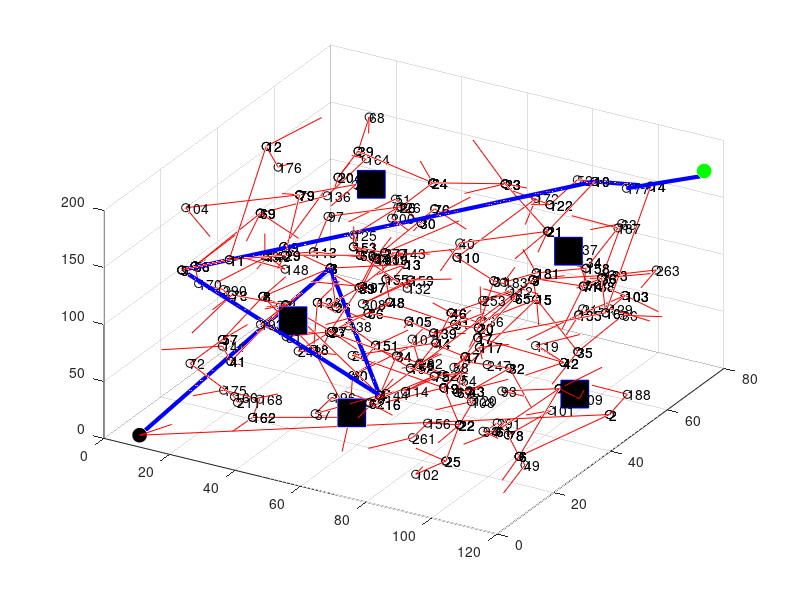

Reproduce this figure in MATLAB.
% % An example of rapidly-exploring random trees and path planning in 2-D
% % Ref: "Rapidly-Exploring Random Trees: A New Tool for Path Planning",
% % Steven M. LaValle, 1998
%~~~~
% Code can also be converted to function with input format
% [tree, path] = RRT(K, xMin, xMax, yMin, yMax, xInit, yInit, xGoal, yGoal, thresh)
% K is the number of iterations desired.
% xMin and xMax are the minimum and maximum values of x
% yMin and yMax are the minimum and maximum values of y
% xInit and yInit is the starting point of the algorithm
% xGoal and yGoal are the desired endpoints
% thresh is the allowed threshold distance between a random point the the
% goal point.
% Output is the tree structure containing X and Y vertices and the path
% found obtained from Init to Goal
%~~~~ 
% Written by: Omkar Halbe, Technical University of Munich, 31.10.2015
%~~~~ 
clear all; close all;
K=2000;
xMin=10; xMax=120;
yMin=1; yMax=73;
zMin=8; zMax=186;


pObstacles =[ 101.3393   48.9491   20.8392
   69.5211    7.0780   58.1964
   95.1998   53.8065  133.1433
   30.5401   58.9710  137.2822
   46.7674   12.6221  113.0750];

xOb=pObstacles(:,1); 
 
yOb=pObstacles(:,2);
 
zOb=pObstacles(:,3);
 
% obj=VideoWriter('rrtanimate','MPEG-4');
% obj.Quality=100;
% obj.FrameRate=20;
% open(obj)

xInit=xMin; yInit=yMin; zInit=zMin; %initial point for planner
xGoal=xMax; yGoal=yMax;  zGoal=zMax; %goal for planner


thresh=20;           %acceptable threshold for solution
tree.vertex(1).x = xInit;
tree.vertex(1).y = yInit;
tree.vertex(1).z = zInit;

tree.vertex(1).xPrev = xInit;
tree.vertex(1).yPrev = yInit;
tree.vertex(1).zPrev = zInit;

tree.vertex(1).dist=0;
tree.vertex(1).ind = 1; tree.vertex(1).indPrev = 0;
xArray=xInit; yArray = yInit; zArray = zInit;
figure(1); hold on; grid on;


plot3(xInit, yInit, zInit, 'ko', 'MarkerSize',10, 'MarkerFaceColor','k');
plot3(xGoal, yGoal, zGoal, 'go', 'MarkerSize',10, 'MarkerFaceColor','g');
plot3(xOb,  yOb, zOb, 'bs', 'MarkerSize',20, 'MarkerFaceColor','k');
% f=getframe(gcf);
% writeVideo(obj,f);
view(30,40)
for iter = 2:K
    
    distOb=zeros(1,length(xOb));
    
    while min(distOb)<5
        
        xRand = xMin+(xMax-xMin)*rand;
        yRand = yMin+(yMax-yMin)*rand;
        zRand = zMin+(zMax-zMin)*rand;
        for j = 1:length(distOb)
            distOb(j) = sqrt( (xRand-xOb(j))^2 + (yRand-yOb(j))^2+(zRand-zOb(j))^2);
        end
    end
    
    dist = Inf*ones(1,length(tree.vertex));
    
    for j = 1:length(tree.vertex)
        dist(j) = sqrt( (xRand-tree.vertex(j).x)^2 + (yRand-tree.vertex(j).y)^2 + (zRand-tree.vertex(j).z)^2);
    end
    [val, ind] = sort(dist);
    j=1;
    crossLine=1;
    while crossLine>1e-5
        crossOb=zeros(1,length(xOb));
        for jj = 1:length(xOb)
            Ab=[xRand;yRand;zRand]-[tree.vertex(ind(j)).x;tree.vertex(ind(j)).y;tree.vertex(ind(j)).z];
            Ac=[xRand;yRand;;zRand]-[xOb(jj);yOb(jj);zOb(jj)];
            crossOb = cross(Ac,Ab);
        end
        if norm(crossOb)>1
            crossLine=0;
        else
            j=j+1;
            if j>length(tree.vertex)
                while min(distOb)<5
                    
                    xRand = xMin+(xMax-xMin)*rand;
                    yRand = yMin+(yMax-yMin)*rand;
                    zRand = zMin+(zMax-zMin)*rand;
                    for j = 1:length(distOb)
                        distOb(j) = sqrt( (xRand-xOb(j))^2 + (yRand-yOb(j))^2+(zRand-zOb(j))^2);
                    end
                end
                
                dist = Inf*ones(1,length(tree.vertex));
                
                for j = 1:length(tree.vertex)
                    dist(j) = sqrt( (xRand-tree.vertex(j).x)^2 + (yRand-tree.vertex(j).y)^2 + (zRand-tree.vertex(j).z)^2);
                end
                [val, ind] = sort(dist);
                j=1;
            end
        end
    end
    tree.vertex(iter).x = xRand; tree.vertex(iter).y = yRand; tree.vertex(iter).z = zRand;
    tree.vertex(iter).dist = val(j);
    tree.vertex(iter).xPrev = tree.vertex(ind(j)).x;
    tree.vertex(iter).yPrev = tree.vertex(ind(j)).y;
    tree.vertex(iter).zPrev = tree.vertex(ind(j)).z;
    tree.vertex(iter).ind = iter;
    tree.vertex(iter).indPrev = ind(j);
    
    plot3([tree.vertex(iter).x; tree.vertex(ind(j)).x],[tree.vertex(iter).y; tree.vertex(ind(j)).y],[tree.vertex(iter).z; tree.vertex(ind(j)).z], 'r');
    plot3(tree.vertex(ind(j)).x,tree.vertex(ind(j)).y,tree.vertex(ind(j)).z, 'ok');
    text(tree.vertex(ind(j)).x,tree.vertex(ind(j)).y,tree.vertex(ind(j)).z, num2str(ind(j)))
    
    
    if sqrt( (xRand-xGoal)^2 + (yRand-yGoal)^2+ (zRand-zGoal)^2 ) <= thresh
       break
    end
    
%     f=getframe(gcf);
%     writeVideo(obj,f)
    pause(0);
end


if iter < K
    path.pos(1).x = xGoal; 
    path.pos(1).y = yGoal;
    path.pos(1).z = zGoal;
    path.pos(2).x = tree.vertex(end).x; 
    path.pos(2).y = tree.vertex(end).y; 
    path.pos(2).z = tree.vertex(end).z;    
    pathIndex = tree.vertex(end).indPrev;
    j=0;
    while 1
        path.pos(j+3).x = tree.vertex(pathIndex).x;
        path.pos(j+3).y = tree.vertex(pathIndex).y;
        path.pos(j+3).z = tree.vertex(pathIndex).z;
        pathIndex = tree.vertex(pathIndex).indPrev; %% index or iter that closest to current iter
        
        if pathIndex == 1
            break
        end
        j=j+1;
    end
    path.pos(end+1).x = xInit; path.pos(end).y = yInit; path.pos(end).z = zInit;
    for j = 2:length(path.pos)
        plot3([path.pos(j).x; path.pos(j-1).x;], [path.pos(j).y; path.pos(j-1).y], [path.pos(j).z; path.pos(j-1).z], 'b', 'Linewidth', 3);
    %     plot([tree.vertex(i).x; tree.vertex(ind).x],[tree.vertex(i).y; tree.vertex(ind).y], 'r');
    %     pause(0);
%     f=getframe(gcf);
%     writeVideo(obj,f)
    end
        
else
    disp('No path found. Increase number of iterations and retry.');
end
